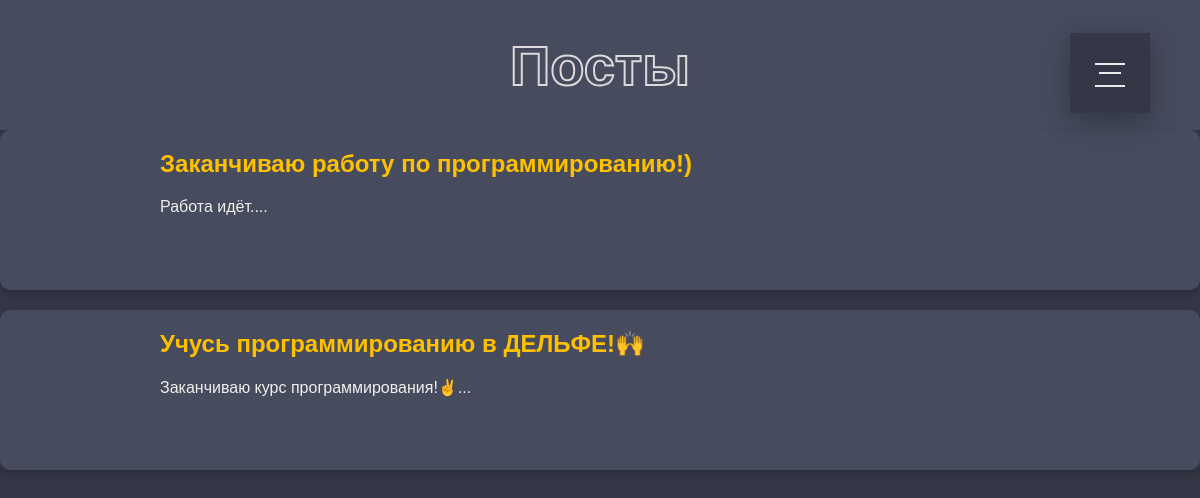
Page /posts/posts.php on the committed database.
### tables this page shows
CREATE TABLE `posts` (
  `id` int NOT NULL,
  `title` varchar(255) NOT NULL,
  `content` text NOT NULL,
  `image_url` varchar(255) DEFAULT NULL,
  `created_at` timestamp NULL DEFAULT CURRENT_TIMESTAMP,
  `user_id` int DEFAULT NULL
);

### posts/showposts.php (the view, shortened to what this page needs)
<?php
include_once '../application/db.php';
$sql = "SELECT id, title, content, image_url FROM posts ORDER BY created_at
DESC";
$result = $conn->query($sql);
if ($result->num_rows > 0) {
    while ($row = $result->fetch_assoc()) {
        echo '<div class="post">';
        echo '<div class="post-img-container">';
        echo '</div>';
        echo '<div class="post-content">';
        echo '<h2><a href="post.php?id=' . $row["id"] . '" style="color:
#FFC000; text-decoration: none;">' . htmlspecialchars($row["title"]) .
            '</a></h2>';
        echo '<p>' . nl2br(htmlspecialchars(substr($row["content"], 0, 200))) .
            '...</p>';
        echo '</div>';
        echo '</div>';
    }
} else {
    echo "Постов пока нет.";
}

### css/main-posts.css (style rules this page uses)
body { font-family: Arial, sans-serif; margin: 0; padding: 0; background-color: #353746; color: #eeeeec; animation: fadeIn 0.8s ease-in-out forwards; }
.post { display: flex; align-items: flex-start; background-color: #464c5e; padding: 20px; margin-bottom: 20px; border-radius: 10px; box-shadow: 0 4px 8px rgba(0, 0, 0, 0.2); color: #eeeeec; }
.post-img-container { flex-shrink: 0; width: 120px; height: 120px; border-radius: 50%; overflow: hidden; margin-right: 20px; }
.post-content { flex: 1; }
.post h2 { margin-top: 0; color: #dedadc; font-size: 24px; }
.post p { font-size: 16px; margin-top: 10px; }

### rows in the picture
posts: title "Заканчиваю работу по программированию!)", content "Работа идёт."
posts: title "Учусь программированию в ДЕЛЬФЕ!🙌", content "Заканчиваю курс программирования!✌"
